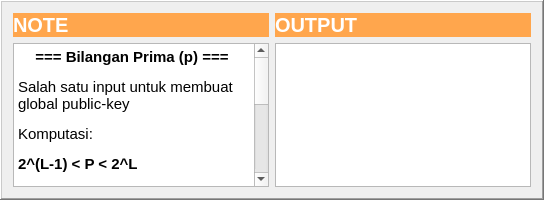
            <widget class="QFrame" name="frame_output">
             <property name="maximumSize">
              <size>
               <width>16777215</width>
               <height>200</height>
              </size>
             </property>
             <property name="frameShape">
              <enum>QFrame::WinPanel</enum>
             </property>
             <property name="frameShadow">
              <enum>QFrame::Raised</enum>
             </property>
             <layout class="QGridLayout" name="gridLayout_3">
              <item row="0" column="0">
               <layout class="QHBoxLayout" name="horizontalLayout">
                <item>
                 <layout class="QVBoxLayout" name="verticalLayout">
                  <item>
                   <widget class="QLabel" name="note">
                    <property name="font">
                     <font>
                      <pointsize>15</pointsize>
                      <weight>75</weight>
                      <bold>true</bold>
                     </font>
                    </property>
                    <property name="styleSheet">
                     <string notr="true">background-color: rgb(255, 166, 77);
color: rgb(255, 255, 255);</string>
                    </property>
                    <property name="text">
                     <string>NOTE</string>
                    </property>
                    <property name="margin">
                     <number>10</number>
                    </property>
                   </widget>
                  </item>
                  <item>
                   <widget class="QTextBrowser" name="isi_note">
                    <property name="html">
                     <string>&lt;!DOCTYPE HTML PUBLIC &quot;-//W3C//DTD HTML 4.0//EN&quot; &quot;http://www.w3.org/TR/REC-html40/strict.dtd&quot;&gt;
&lt;html&gt;&lt;head&gt;&lt;meta name=&quot;qrichtext&quot; content=&quot;1&quot; /&gt;&lt;style type=&quot;text/css&quot;&gt;
p, li { white-space: pre-wrap; }
&lt;/style&gt;&lt;/head&gt;&lt;body style=&quot; font-family:'Ubuntu'; font-size:11pt; font-weight:400; font-style:normal;&quot;&gt;
&lt;p align=&quot;center&quot; style=&quot; margin-top:12px; margin-bottom:12px; margin-left:0px; margin-right:0px; -qt-block-indent:0; text-indent:0px;&quot;&gt;&lt;span style=&quot; font-weight:600;&quot;&gt;=== Bilangan Prima (p) === &lt;/span&gt;&lt;/p&gt;
&lt;p style=&quot; margin-top:12px; margin-bottom:12px; margin-left:0px; margin-right:0px; -qt-block-indent:0; text-indent:0px;&quot;&gt;Salah satu input untuk membuat global public-key&lt;/p&gt;
&lt;p style=&quot; margin-top:12px; margin-bottom:12px; margin-left:0px; margin-right:0px; -qt-block-indent:0; text-indent:0px;&quot;&gt;Komputasi:&lt;span style=&quot; font-weight:600;&quot;&gt;  &lt;/span&gt;&lt;/p&gt;
&lt;p style=&quot; margin-top:12px; margin-bottom:12px; margin-left:0px; margin-right:0px; -qt-block-indent:0; text-indent:0px;&quot;&gt;&lt;span style=&quot; font-weight:600;&quot;&gt;2^(L-1) &amp;lt; P &amp;lt; 2^L &lt;/span&gt;&lt;/p&gt;
&lt;p align=&quot;center&quot; style=&quot; margin-top:12px; margin-bottom:12px; margin-left:0px; margin-right:0px; -qt-block-indent:0; text-indent:0px;&quot;&gt;&lt;span style=&quot; font-weight:600;&quot;&gt;=== L === &lt;/span&gt;&lt;/p&gt;
&lt;p style=&quot; margin-top:12px; margin-bottom:12px; margin-left:0px; margin-right:0px; -qt-block-indent:0; text-indent:0px;&quot;&gt;Input untuk mencari bilangan prima&lt;/p&gt;
&lt;p style=&quot; margin-top:12px; margin-bottom:12px; margin-left:0px; margin-right:0px; -qt-block-indent:0; text-indent:0px;&quot;&gt;Komputasi:&lt;span style=&quot; font-weight:600;&quot;&gt; &lt;/span&gt;&lt;/p&gt;
&lt;p style=&quot; margin-top:12px; margin-bottom:12px; margin-left:0px; margin-right:0px; -qt-block-indent:0; text-indent:0px;&quot;&gt;&lt;span style=&quot; font-weight:600;&quot;&gt;512 &amp;lt;= L &amp;lt;= 1024 | L = Kelipatan 64 &lt;/span&gt;&lt;/p&gt;
&lt;p style=&quot; margin-top:12px; margin-bottom:12px; margin-left:0px; margin-right:0px; -qt-block-indent:0; text-indent:0px;&quot;&gt;*Pada kasus ini diubah menjadi&lt;/p&gt;
&lt;p style=&quot; margin-top:12px; margin-bottom:12px; margin-left:0px; margin-right:0px; -qt-block-indent:0; text-indent:0px;&quot;&gt;&lt;span style=&quot; font-weight:600;&quot;&gt;32 &amp;lt;= L &amp;lt;= 64 | L = Kelipatan 2&lt;/span&gt;&lt;/p&gt;&lt;/body&gt;&lt;/html&gt;</string>
                    </property>
                   </widget>
                  </item>
                 </layout>
                </item>
                <item>
                 <layout class="QVBoxLayout" name="verticalLayout_4">
                  <item>
                   <widget class="QLabel" name="output">
                    <property name="font">
                     <font>
                      <pointsize>15</pointsize>
                      <weight>75</weight>
                      <bold>true</bold>
                     </font>
                    </property>
                    <property name="styleSheet">
                     <string notr="true">background-color: rgb(255, 166, 77);
color: rgb(255, 255, 255);</string>
                    </property>
                    <property name="text">
                     <string>OUTPUT</string>
                    </property>
                    <property name="margin">
                     <number>10</number>
                    </property>
                   </widget>
                  </item>
                  <item>
                   <widget class="QTextBrowser" name="nilai_output"/>
                  </item>
                 </layout>
                </item>
               </layout>
              </item>
             </layout>
            </widget>
